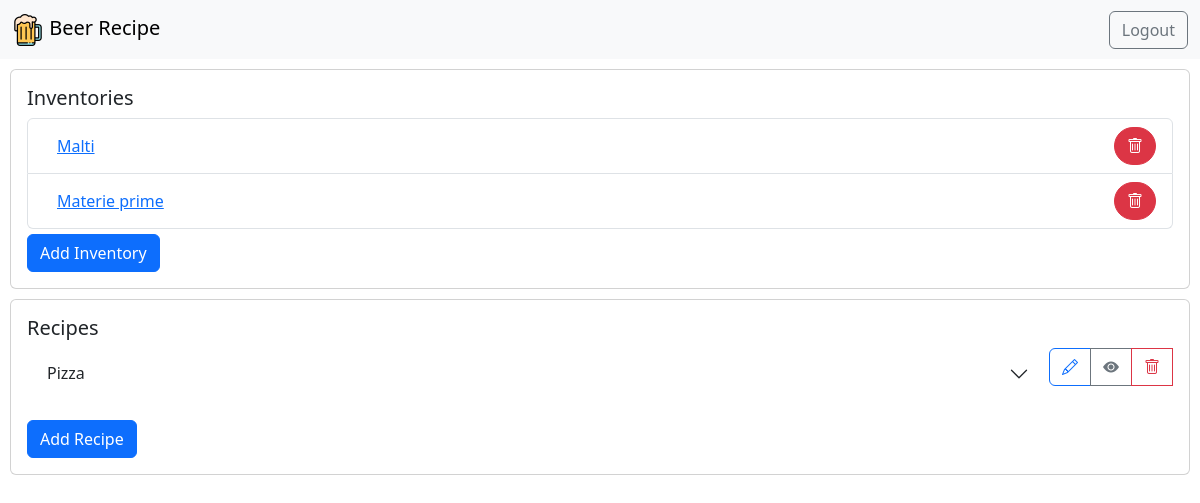
The page /beerRecipe/home/ (signed in) on the database as committed earlier.
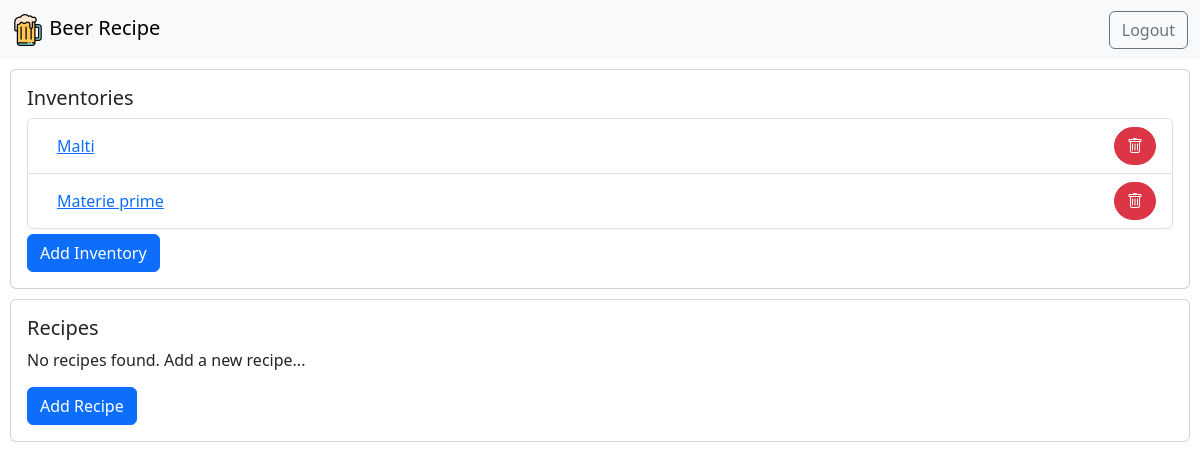
The same page on the database as committed later.
### beerRecipe/models.py (models this page shows, shortened)
class Inventory(models.Model):
    id_user = models.ManyToManyField(User)
    name = models.CharField(max_length=200)
    last_update = models.DateTimeField(auto_now=True)
    creation_date = models.DateTimeField(auto_now_add=True)
    ingredients = models.ManyToManyField(Ingredient, through='InventoryIngredient')
    class Meta:
        verbose_name_plural = 'Inventories'
        ordering = ['-creation_date']

class Recipe(models.Model):
    name = models.CharField(max_length=200)
    litre = models.DecimalField(decimal_places=2, max_digits=10)
    ebc = models.DecimalField(decimal_places=2, max_digits=10)
    ibu = models.DecimalField(decimal_places=2, max_digits=10)
    id_user = models.ForeignKey(User, on_delete=models.CASCADE)
    ingredients = models.ManyToManyField(Ingredient, through='IngredientRecipe')
    class Meta:
        verbose_name_plural = "Recipes"

### beerRecipe/views.py (the view)
# urls.py: 2. Add a URL to urlpatterns:  path('', views.home, name='home')
@login_required
def home(request):
    recipes = Recipe.objects.all()
    steps = Step.objects.all()
    inventories = Inventory.objects.filter(id_user=request.user)
    return render(request, 'beerRecipe/home.html', {'recipes': recipes, 'steps': steps, 'inventories': inventories})

### beerRecipe/templates/beerRecipe/home.html (shortened to what this page needs)
{% extends 'beerRecipe/baseHome.html' %}
{% load crispy_forms_filters %}
{% block content %}
    <div class="card" style="margin: 10px">
        <div class="card-body">
            <h5 class="card-title">Inventories</h5>
            <ul class="list-group">
                {% for inventory in inventories %}
                    <li class="list-group-item d-flex justify-content-between align-items-center">
                        <a class="btn btn-link" href="{% url 'list_ingredient' inventory.id %}">{{ inventory.name }}</a>
                        <a class="btn btn-danger rounded-pill" style="height: fit-content">
                            <i class="bi bi-trash"></i>
                        </a>
                    </li>
                {% empty %}
                    <li class="list-group-item">No inventories found. Add a new inventory...</li>
                {% endfor %}
            </ul>
            <a type="button" class="btn btn-primary" style="margin-top: 5px" href="{% url 'add-inventory' %}">Add
                Inventory
            </a>
        </div>
    </div>
    <div class="card" style="margin: 10px">
        <div class="card-body">
            <h5 class="card-title">Recipes</h5>
            <div class="accordion accordion-flush" id="accordionFlushRecipe">
                {% for recipe in recipes %}
                    <div class="accordion-item" style="margin-bottom: 5px">
                        <h2 class="accordion-header d-flex justify-content-between">
                            <button class="accordion-button collapsed" type="button" data-bs-toggle="collapse"
                                    data-bs-target="#flush-collapse{{ recipe.id }}" aria-expanded="false"
                                    aria-controls="flush-collapse{{ recipe.id }}">
                                {{ recipe.name }}
                            </button>
                            <div class="btn-group" role="group" aria-label="Basic outlined example">
                                <a class="btn btn-outline-primary" , style="height: fit-content"
                                   href="#">
                                    <i class="bi bi-pencil"></i>
                                </a>
                                <a class="btn btn-outline-secondary" , style="height: fit-content"
                                   data-bs-toggle="modal" data-bs-target="#viewSteps{{ recipe.id }}">
                                    <i class="bi bi-eye-fill"></i>
                                </a>
                                <a class="btn btn-outline-danger" , style="height: fit-content" data-bs-toggle="modal"
                                   data-bs-target="#deleteRecipe">
                                    <i class="bi bi-trash"></i>
                                </a>
                            </div>
                        </h2>
                    </div>
                {% empty %}
                    <li class="list-group-item">No recipes found. Add a new recipe...</li>
                {% endfor %}
            </div>
            <a class="btn btn-primary" style="margin-top: 15px" href="{% url 'add-recipe' %}">
                Add Recipe
            </a>
        </div>
    </div>
{% endblock %}

### beerRecipe/templates/beerRecipe/baseHome.html (shortened to what this page needs)
<!DOCTYPE html>
<html lang="en">
<head>
    <link href="https://cdn.jsdelivr.net/npm/bootstrap@5.3.3/dist/css/bootstrap.min.css" rel="stylesheet"
>
    <link rel="stylesheet" href="https://cdn.jsdelivr.net/npm/bootstrap-icons@1.11.3/font/bootstrap-icons.min.css">
    <link rel="stylesheet" href="https://cdn.datatables.net/2.0.2/css/dataTables.dataTables.css"/>
</head>
<body>
<nav class="navbar bg-body-tertiary">
    <div class="container-fluid">
        <a class="navbar-brand">
            {% load static %}
            <img src="{% static 'beerRecipe/beer.png' %}" alt="logo" width="32" height="32"
                 class="d-inline-block align-text-top">
            Beer Recipe
        </a>
        <form method="post" action="{% url 'logout_user' %}">
            <button type="submit" class="btn btn-outline-secondary">Logout</button>
        </form>
    </div>
</nav>
{% block content %}
{% endblock %}
</body>
</html>

Rows that differ between the two databases and show on the page:
removed Recipe: name "Pizza"
Other text that changed with them:
text now shown: "No recipes found. Add a new recipe..."
